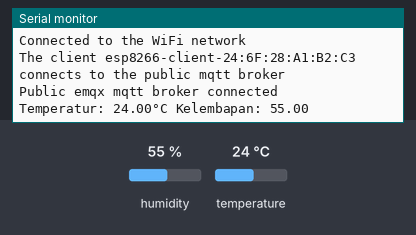
A sketch run on a simulated ESP8266 (NodeMCU). Parts: the last lines printed to the serial monitor. The inputs (shaded band) are chosen by the test bench; at power-on: humidity 55 %, temperature 24 °C. WiFi joins after 1.5 s; servers stay silent unless stated; no MQTT or app messages arrive unless stated.

Above: at 2.7 s.
2.8 s: humidity set to 22 %
At 7.1 s:
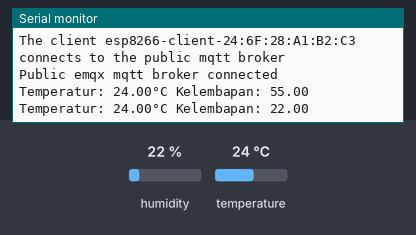
8.1 s: temperature set to 12 °C
At 11.9 s:
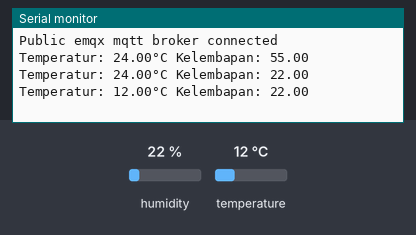
13.4 s: humidity set to 40 %
At 16.6 s:
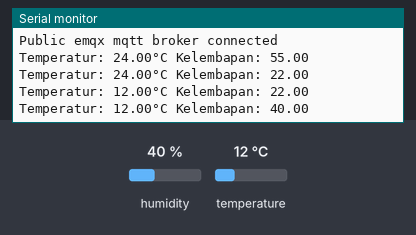
Timing chart, 0 to 18.1 s (numbered marks = the images above; inputs shaded):
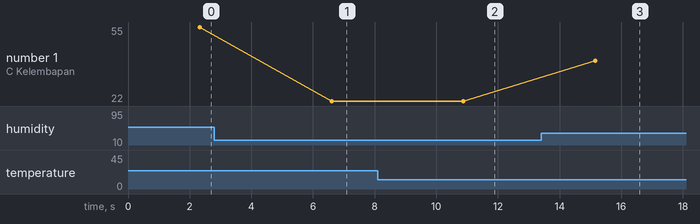

The sketch:

File_ino_71220924.ino
```cpp
  #include <ESP8266WiFi.h>
  #include <PubSubClient.h>
  #include "DHT.h"

  #define DHTPIN 4
  #define DHTTYPE DHT11

  //Wifi
  const char *ssid = "sixbrothers";
  const char *password = "password12345";

  // MQTT Broker
  const char *mqtt_broker = "broker.emqx.io";
  const char *topic = "71220924/Sensor";
  const char *mqtt_username = "qwerty";
  const char *mqtt_password = "public";
  const int mqtt_port = 1883;


  DHT dht(DHTPIN, DHTTYPE);
  // int swValue;
  // const int led1 = D0;
  // const int relay = D8;

  WiFiClient espClient;
  PubSubClient client(espClient);

  void setup() {
    // pinMode(led1, OUTPUT);
    Serial.begin(115200);
    Serial.println(F("DHTxx test!"));
    dht.begin();
    WiFi.begin(ssid, password);
    while (WiFi.status() != WL_CONNECTED) {
      delay(500);
      Serial.println("Connecting to WiFi...");
    }
    Serial.println("Connected to the WiFi network");
    // connecting to a mqtt broker
    client.setServer(mqtt_broker, mqtt_port);
    client.setCallback(callback);
    while(!client.connected()){
      String client_id = "esp8266-client-";
      client_id += String(WiFi.macAddress());
      Serial.printf("The client %s connects to the public mqtt broker\n", client_id.c_str());
      if(client.connect(client_id.c_str(), mqtt_username, mqtt_password)){
        Serial.println("Public emqx mqtt broker connected");
      } else {
        Serial.print("failed with state ");
        Serial.print(client.state());
        delay(2000);
      }
    }
    client.subscribe(topic);
  }

  void callback(char *topic, byte *payload, unsigned int length) {
    Serial.print("Message arrived in topic: ");
    Serial.println(topic);
    Serial.print("Message:");
    for (int i = 0; i < length; i++) {
      Serial.print((char)payload[i]);
    }
    Serial.println();
    Serial.println("------------------------");
  }
  int a = 1234;
  char msg_out[20];


  void loop() {
    delay(750);


    float h = dht.readHumidity();
    // Read temperature as Celsius (the default)
    float t = dht.readTemperature();
    // Read temperature as Fahrenheit (isFahrenheit = true)
    float f = dht.readTemperature(true);

    // Check if any reads failed and exit early (to try again).
    if (isnan(h) || isnan(t) || isnan(f)) {
      Serial.println(F("Failed to read from DHT sensor!"));
      return;
    }

    // Compute heat index in Fahrenheit (the default)
    float hif = dht.computeHeatIndex(f, h);
    // Compute heat index in Celsius (isFahreheit = false)
    float hic = dht.computeHeatIndex(t, h, false);

    Serial.print(F("Temperatur: "));
    Serial.print(t);
    Serial.print(F("°C "));
    Serial.print(F("Kelembapan: "));
    Serial.println(h);

    delay(1500);


      int msg_out[] = {t,h};
  delay(2000);

  String jsonStr = "["; // Buat array JSON
  for (int i = 0; i < 2; i++) {
    jsonStr += String(msg_out[i]);
    if (i < 1) {
      jsonStr += ",";
    }
  }
  jsonStr += "]";

  char msg[jsonStr.length() + 1];
  jsonStr.toCharArray(msg, jsonStr.length() + 1);
  client.publish(topic, msg);


}
```

Measured:
- after the input at 2.8 s, the serial monitor: prints a new line after 3.8 s (image 1)
- after the input at 8.1 s, the serial monitor: prints a new line after 2.8 s (image 2)
- after the input at 13.4 s, the serial monitor: prints a new line after 1.8 s (image 3)
- plotted number 1: 55 → 22 after the input at 2.8 s, 22 → 40 after the input at 13.4 s
